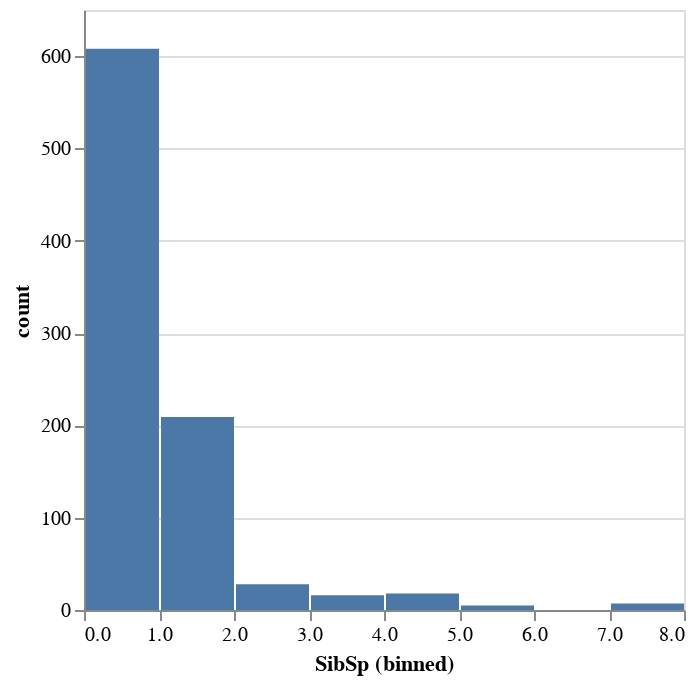

The notebook cell this image was saved under:
### Code cell
source = dataframe["SibSp"].value_counts().reset_index(name='count')

alt.Chart(source).mark_bar().encode(

   alt.X("SibSp", bin=True),
    y = "count"
)

### Figure 1 — Vega-Lite specification as saved in the notebook (floating-point values rounded to 4 significant figures)
{"config": {"view": {"continuousWidth": 300, "continuousHeight": 300}}, "data": {"name": "data-8c5f27607bf7fbb683fafec1e500cb2f"}, "mark": {"type": "bar"}, "encoding": {"x": {"bin": true, "field": "SibSp", "type": "quantitative"}, "y": {"field": "count", "type": "quantitative"}}, "$schema": "https://vega.github.io/schema/vega-lite/v5.20.1.json", "datasets": {"data-8c5f27607bf7fbb683fafec1e500cb2f": [{"SibSp": 0, "count": 608}, {"SibSp": 1, "count": 209}, {"SibSp": 2, "count": 28}, {"SibSp": 4, "count": 18}, {"SibSp": 3, "count": 16}, {"SibSp": 8, "count": 7}, {"SibSp": 5, "count": 5}]}}
